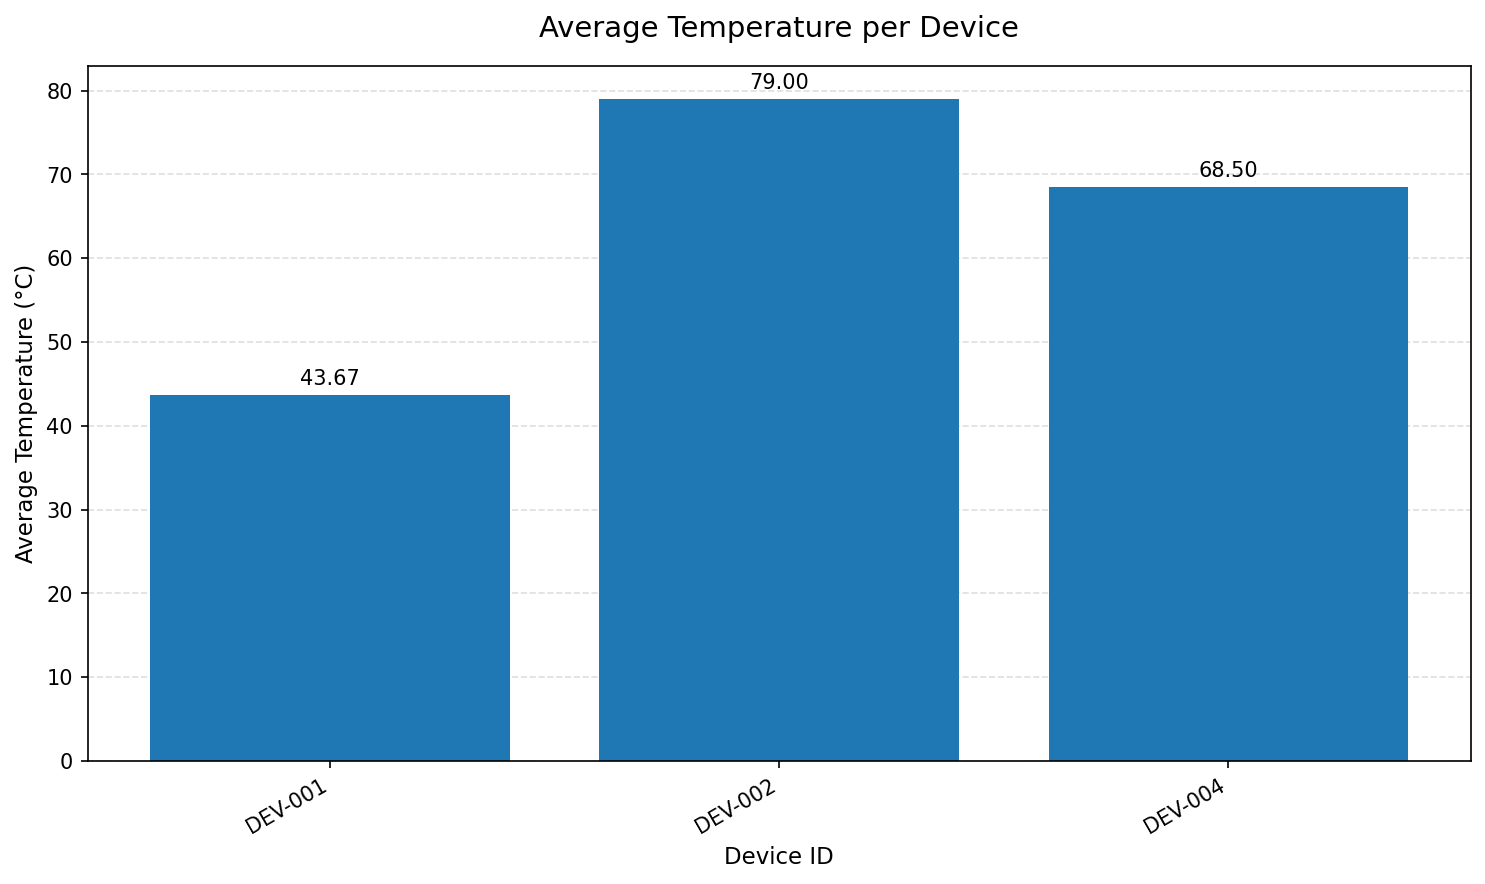

The Python source for this figure:
import json
import matplotlib.pyplot as plt


def generate_temperature_chart(json_file="device_summary.json",
                               output_file="device_temperature_chart.png"):
    """Load device summary data and plot average temperature per device."""
    try:
        with open(json_file, "r", encoding="utf-8") as file:
            devices = json.load(file)
    except FileNotFoundError:
        print(f"Error: {json_file} was not found. Run Section 2 first.")
        return
    except json.JSONDecodeError:
        print(f"Error: {json_file} does not contain valid JSON.")
        return

    if not devices:
        print("No device data available to plot.")
        return

    device_ids = [item["device_id"] for item in devices]
    avg_temperatures = [float(item["average_temperature"]) for item in devices]

    # Create a readable bar chart.
    fig, ax = plt.subplots(figsize=(10, 6))
    bars = ax.bar(device_ids, avg_temperatures)

    ax.set_title("Average Temperature per Device", fontsize=14, pad=14)
    ax.set_xlabel("Device ID", fontsize=11)
    ax.set_ylabel("Average Temperature (°C)", fontsize=11)
    ax.bar_label(bars, fmt="%.2f", padding=3)
    ax.grid(axis="y", linestyle="--", alpha=0.4)
    ax.set_axisbelow(True)

    # Rotate labels and adjust spacing to prevent overlap.
    plt.xticks(rotation=30, ha="right")
    fig.tight_layout()

    fig.savefig(output_file, dpi=150, bbox_inches="tight")
    print(f"Chart saved to {output_file}")
    plt.show()


if __name__ == "__main__":
    generate_temperature_chart()
